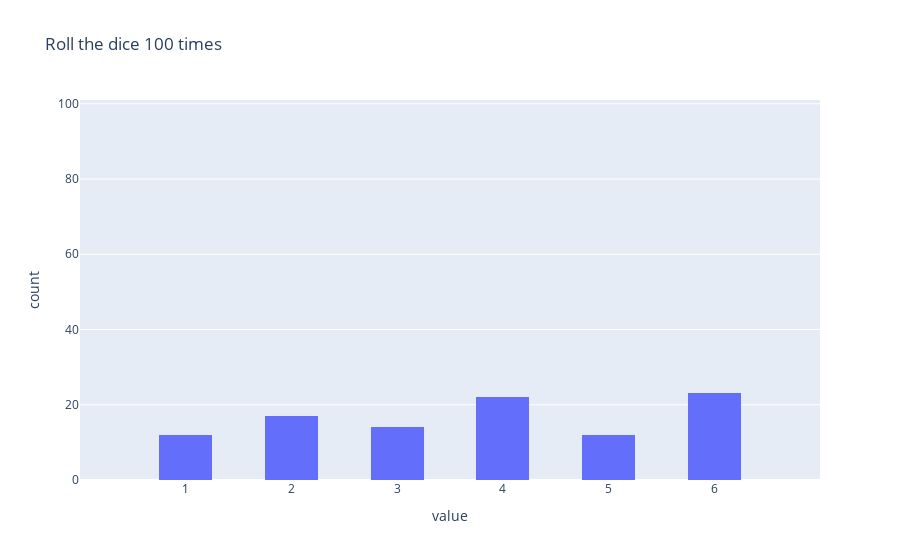

Here is the notebook cell this chart was saved with:
### Code cell
fig=px.histogram(sorted_values_100, x='value',nbins=15, title='Roll the dice 100 times')
fig.update_xaxes(range=[0,7])
fig.update_yaxes (range=[0, 101])
custom_tickvals = list(range(1, 7, 1))
fig.update_xaxes(tickvals=custom_tickvals)

### Figure 1 — Plotly figure (JSON) as saved in the notebook; plotly's stock layout.template omitted (floating-point values rounded to 4 significant figures)
{"data": [{"alignmentgroup": "True", "bingroup": "x", "hovertemplate": "value=%{x}<br>count=%{y}<extra></extra>", "legendgroup": "", "marker": {"color": "#636efa", "pattern": {"shape": ""}}, "name": "", "nbinsx": 15, "offsetgroup": "", "orientation": "v", "showlegend": false, "type": "histogram", "x": [1, 1, 1, 1, 1, 1, 1, 1, 1, 1, 1, 1, 2, 2, 2, 2, 2, 2, 2, 2, 2, 2, 2, 2, 2, 2, 2, 2, 2, 3, 3, 3, 3, 3, 3, 3, 3, 3, 3, 3, 3, 3, 3, 4, 4, 4, 4, 4, 4, 4, 4, 4, 4, 4, 4, 4, 4, 4, 4, 4, 4, 4, 4, 4, 4, 5, 5, 5, 5, 5, 5, 5, 5, 5, 5, 5, 5, 6, 6, 6, 6, 6, 6, 6, 6, 6, 6, 6, 6, 6, 6, 6, 6, 6, 6, 6, 6, 6, 6, 6], "xaxis": "x", "yaxis": "y"}], "layout": {"barmode": "relative", "legend": {"tracegroupgap": 0}, "title": {"text": "Roll the dice 100 times"}, "xaxis": {"anchor": "y", "domain": [0, 1], "range": [0, 7], "tickvals": [1, 2, 3, 4, 5, 6], "title": {"text": "value"}}, "yaxis": {"anchor": "x", "domain": [0, 1], "range": [0, 101], "title": {"text": "count"}}}}
